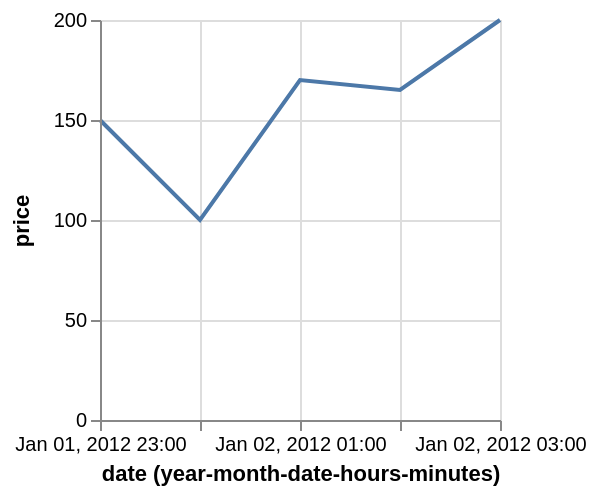

Write the Vega-Lite specification saved for this chart.
### Vega specification from a JSON file in a GitHub repository (floating-point values rounded to 4 significant figures)
{"$schema": "https://vega.github.io/schema/vega/v3.0.json", "description": "Google's stock price over time.", "autosize": "pad", "padding": 5, "width": 200, "height": 200, "style": "cell", "data": [{"name": "source_0", "values": [{"date": "Sun, 01 Jan 2012 23:00:00", "price": 150}, {"date": "Sun, 02 Jan 2012 00:00:00", "price": 100}, {"date": "Sun, 02 Jan 2012 01:00:00", "price": 170}, {"date": "Sun, 02 Jan 2012 02:00:00", "price": 165}, {"date": "Sun, 02 Jan 2012 03:00:00", "price": 200}]}, {"name": "data_0", "source": "source_0", "transform": [{"type": "formula", "expr": "toDate(datum[\"date\"])", "as": "date"}, {"type": "formula", "expr": "toNumber(datum[\"price\"])", "as": "price"}, {"type": "filter", "expr": "datum[\"date\"] !== null && !isNaN(datum[\"date\"]) && datum[\"price\"] !== null && !isNaN(datum[\"price\"])"}, {"type": "formula", "as": "utcyearmonthdatehoursminutes_date", "expr": "datetime(utcyear(datum[\"date\"]), utcmonth(datum[\"date\"]), utcdate(datum[\"date\"]), utchours(datum[\"date\"]), utcminutes(datum[\"date\"]), 0, 0)"}]}], "marks": [{"name": "marks", "type": "line", "style": ["line"], "sort": {"field": "datum[\"utcyearmonthdatehoursminutes_date\"]", "order": "descending"}, "from": {"data": "data_0"}, "encode": {"update": {"x": {"scale": "x", "field": "utcyearmonthdatehoursminutes_date"}, "y": {"scale": "y", "field": "price"}, "stroke": {"value": "#4c78a8"}}}}], "scales": [{"name": "x", "type": "time", "domain": {"data": "data_0", "field": "utcyearmonthdatehoursminutes_date"}, "range": [0, {"signal": "width"}]}, {"name": "y", "type": "linear", "domain": {"data": "data_0", "field": "price"}, "range": [{"signal": "height"}, 0], "nice": true, "zero": true}], "axes": [{"scale": "x", "orient": "bottom", "labelOverlap": true, "tickCount": {"signal": "ceil(width/40)"}, "title": "date (year-month-date-hours-minutes)", "zindex": 1, "encode": {"labels": {"update": {"text": {"signal": "timeFormat(datum.value, '%b %d, %Y %H:%M')"}}}}}, {"scale": "x", "orient": "bottom", "domain": false, "grid": true, "labels": false, "maxExtent": 0, "minExtent": 0, "tickCount": {"signal": "ceil(width/40)"}, "ticks": false, "zindex": 0, "gridScale": "y"}, {"scale": "y", "orient": "left", "labelOverlap": true, "tickCount": {"signal": "ceil(height/40)"}, "title": "price", "zindex": 1}, {"scale": "y", "orient": "left", "domain": false, "grid": true, "labels": false, "maxExtent": 0, "minExtent": 0, "tickCount": {"signal": "ceil(height/40)"}, "ticks": false, "zindex": 0, "gridScale": "x"}], "config": {"axisY": {"minExtent": 30}}}
